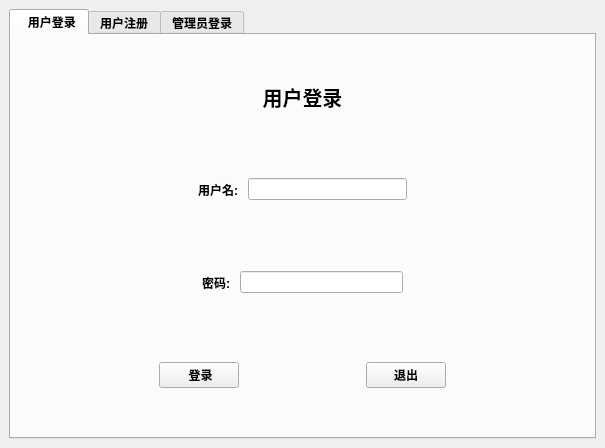
<?xml version="1.0" encoding="UTF-8"?>
<ui version="4.0">
 <class>LoginScene</class>
 <widget class="QMainWindow" name="LoginScene">
  <property name="geometry">
   <rect>
    <x>0</x>
    <y>0</y>
    <width>605</width>
    <height>448</height>
   </rect>
  </property>
  <property name="windowTitle">
   <string>LoginScene</string>
  </property>
  <widget class="QWidget" name="centralwidget">
   <layout class="QVBoxLayout" name="verticalLayout">
    <item>
     <widget class="QTabWidget" name="tabWidget">
      <property name="font">
       <font>
        <weight>75</weight>
        <bold>true</bold>
        <underline>false</underline>
       </font>
      </property>
      <property name="autoFillBackground">
       <bool>false</bool>
      </property>
      <property name="tabShape">
       <enum>QTabWidget::Rounded</enum>
      </property>
      <property name="currentIndex">
       <number>0</number>
      </property>
      <property name="iconSize">
       <size>
        <width>16</width>
        <height>16</height>
       </size>
      </property>
      <widget class="QWidget" name="tab">
       <attribute name="title">
        <string>  用户登录</string>
       </attribute>
       <layout class="QVBoxLayout" name="verticalLayout_2">
        <item>
         <widget class="QWidget" name="widget" native="true">
          <layout class="QVBoxLayout" name="verticalLayout_3">
           <item>
            <widget class="QLabel" name="label_6">
             <property name="font">
              <font>
               <family>仿宋</family>
               <pointsize>15</pointsize>
              </font>
             </property>
             <property name="text">
              <string>用户登录</string>
             </property>
             <property name="alignment">
              <set>Qt::AlignCenter</set>
             </property>
            </widget>
           </item>
           <item>
            <widget class="QWidget" name="widget_2" native="true">
             <layout class="QHBoxLayout" name="horizontalLayout_2">
              <item>
               <spacer name="horizontalSpacer_5">
                <property name="orientation">
                 <enum>Qt::Horizontal</enum>
                </property>
                <property name="sizeHint" stdset="0">
                 <size>
                  <width>40</width>
                  <height>20</height>
                 </size>
                </property>
               </spacer>
              </item>
              <item>
               <widget class="QLabel" name="label_username">
                <property name="text">
                 <string>用户名: </string>
                </property>
               </widget>
              </item>
              <item>
               <widget class="QLineEdit" name="lineEdit_username">
                <property name="clearButtonEnabled">
                 <bool>true</bool>
                </property>
               </widget>
              </item>
              <item>
               <spacer name="horizontalSpacer_6">
                <property name="orientation">
                 <enum>Qt::Horizontal</enum>
                </property>
                <property name="sizeHint" stdset="0">
                 <size>
                  <width>40</width>
                  <height>20</height>
                 </size>
                </property>
               </spacer>
              </item>
             </layout>
            </widget>
           </item>
           <item>
            <widget class="QWidget" name="widget_4" native="true">
             <layout class="QHBoxLayout" name="horizontalLayout_3">
              <item>
               <spacer name="horizontalSpacer_4">
                <property name="orientation">
                 <enum>Qt::Horizontal</enum>
                </property>
                <property name="sizeHint" stdset="0">
                 <size>
                  <width>40</width>
                  <height>20</height>
                 </size>
                </property>
               </spacer>
              </item>
              <item>
               <widget class="QLabel" name="label_userpwd">
                <property name="text">
                 <string>密码: </string>
                </property>
               </widget>
              </item>
              <item>
               <widget class="QLineEdit" name="lineEdit_userpwd">
                <property name="echoMode">
                 <enum>QLineEdit::PasswordEchoOnEdit</enum>
                </property>
                <property name="cursorMoveStyle">
                 <enum>Qt::LogicalMoveStyle</enum>
                </property>
                <property name="clearButtonEnabled">
                 <bool>true</bool>
                </property>
               </widget>
              </item>
              <item>
               <spacer name="horizontalSpacer_7">
                <property name="orientation">
                 <enum>Qt::Horizontal</enum>
                </property>
                <property name="sizeHint" stdset="0">
                 <size>
                  <width>40</width>
                  <height>20</height>
                 </size>
                </property>
               </spacer>
              </item>
             </layout>
            </widget>
           </item>
           <item>
            <widget class="QWidget" name="widget_3" native="true">
             <layout class="QHBoxLayout" name="horizontalLayout">
              <item>
               <spacer name="horizontalSpacer_2">
                <property name="orientation">
                 <enum>Qt::Horizontal</enum>
                </property>
                <property name="sizeHint" stdset="0">
                 <size>
                  <width>40</width>
                  <height>20</height>
                 </size>
                </property>
               </spacer>
              </item>
              <item>
               <widget class="QPushButton" name="loginBtn_user">
                <property name="text">
                 <string> 登录</string>
                </property>
               </widget>
              </item>
              <item>
               <spacer name="horizontalSpacer">
                <property name="orientation">
                 <enum>Qt::Horizontal</enum>
                </property>
                <property name="sizeHint" stdset="0">
                 <size>
                  <width>40</width>
                  <height>20</height>
                 </size>
                </property>
               </spacer>
              </item>
              <item>
               <widget class="QPushButton" name="exitBtn_user">
                <property name="text">
                 <string>退出</string>
                </property>
               </widget>
              </item>
              <item>
               <spacer name="horizontalSpacer_3">
                <property name="orientation">
                 <enum>Qt::Horizontal</enum>
                </property>
                <property name="sizeHint" stdset="0">
                 <size>
                  <width>40</width>
                  <height>20</height>
                 </size>
                </property>
               </spacer>
              </item>
             </layout>
            </widget>
           </item>
          </layout>
         </widget>
        </item>
       </layout>
      </widget>
      <widget class="QWidget" name="tab_2">
       <attribute name="title">
        <string>用户注册</string>
       </attribute>
       <layout class="QVBoxLayout" name="verticalLayout_4">
        <item>
         <widget class="QLabel" name="label_5">
          <property name="font">
           <font>
            <family>仿宋</family>
            <pointsize>15</pointsize>
            <underline>false</underline>
           </font>
          </property>
          <property name="text">
           <string>用户注册</string>
          </property>
          <property name="alignment">
           <set>Qt::AlignCenter</set>
          </property>
         </widget>
        </item>
        <item>
         <widget class="QWidget" name="widget_6" native="true">
          <layout class="QGridLayout" name="gridLayout">
           <item row="0" column="1">
            <widget class="QLabel" name="label">
             <property name="text">
              <string>请输入用户名: </string>
             </property>
            </widget>
           </item>
           <item row="0" column="2">
            <widget class="QLineEdit" name="lineEdit_registName"/>
           </item>
           <item row="1" column="1">
            <widget class="QLabel" name="label_2">
             <property name="text">
              <string>请输入密码: </string>
             </property>
            </widget>
           </item>
           <item row="2" column="1">
            <widget class="QLabel" name="label_3">
             <property name="text">
              <string>电话号码:</string>
             </property>
            </widget>
           </item>
           <item row="2" column="0">
            <spacer name="horizontalSpacer_11">
             <property name="orientation">
              <enum>Qt::Horizontal</enum>
             </property>
             <property name="sizeHint" stdset="0">
              <size>
               <width>40</width>
               <height>20</height>
              </size>
             </property>
            </spacer>
           </item>
           <item row="3" column="1">
            <widget class="QLabel" name="label_4">
             <property name="text">
              <string>地址:</string>
             </property>
            </widget>
           </item>
           <item row="1" column="2">
            <widget class="QLineEdit" name="lineEdit_registPwd"/>
           </item>
           <item row="2" column="2">
            <widget class="QLineEdit" name="lineEdit_registPhoneNumber"/>
           </item>
           <item row="3" column="2">
            <widget class="QLineEdit" name="lineEdit_registAddress"/>
           </item>
           <item row="2" column="3">
            <spacer name="horizontalSpacer_12">
             <property name="orientation">
              <enum>Qt::Horizontal</enum>
             </property>
             <property name="sizeHint" stdset="0">
              <size>
               <width>40</width>
               <height>20</height>
              </size>
             </property>
            </spacer>
           </item>
          </layout>
         </widget>
        </item>
        <item>
         <widget class="QWidget" name="widget_7" native="true">
          <layout class="QHBoxLayout" name="horizontalLayout_4">
           <item>
            <spacer name="horizontalSpacer_9">
             <property name="orientation">
              <enum>Qt::Horizontal</enum>
             </property>
             <property name="sizeHint" stdset="0">
              <size>
               <width>40</width>
               <height>20</height>
              </size>
             </property>
            </spacer>
           </item>
           <item>
            <widget class="QPushButton" name="registBtn">
             <property name="text">
              <string>注册</string>
             </property>
            </widget>
           </item>
           <item>
            <spacer name="horizontalSpacer_8">
             <property name="orientation">
              <enum>Qt::Horizontal</enum>
             </property>
             <property name="sizeHint" stdset="0">
              <size>
               <width>40</width>
               <height>20</height>
              </size>
             </property>
            </spacer>
           </item>
           <item>
            <widget class="QPushButton" name="exitBtn_regist">
             <property name="text">
              <string>退出</string>
             </property>
            </widget>
           </item>
           <item>
            <spacer name="horizontalSpacer_10">
             <property name="orientation">
              <enum>Qt::Horizontal</enum>
             </property>
             <property name="sizeHint" stdset="0">
              <size>
               <width>40</width>
               <height>20</height>
              </size>
             </property>
            </spacer>
           </item>
          </layout>
         </widget>
        </item>
       </layout>
      </widget>
      <widget class="QWidget" name="tab_3">
       <attribute name="title">
        <string>管理员登录</string>
       </attribute>
       <layout class="QVBoxLayout" name="verticalLayout_5">
        <item>
         <widget class="QLabel" name="label_7">
          <property name="font">
           <font>
            <family>仿宋</family>
            <pointsize>15</pointsize>
           </font>
          </property>
          <property name="text">
           <string> 管理员登录</string>
          </property>
          <property name="alignment">
           <set>Qt::AlignCenter</set>
          </property>
         </widget>
        </item>
        <item>
         <widget class="QWidget" name="widget_5" native="true">
          <layout class="QGridLayout" name="gridLayout_2">
           <item row="0" column="2">
            <widget class="QLineEdit" name="lineEdit_adminName"/>
           </item>
           <item row="1" column="0">
            <spacer name="horizontalSpacer_16">
             <property name="orientation">
              <enum>Qt::Horizontal</enum>
             </property>
             <property name="sizeHint" stdset="0">
              <size>
               <width>40</width>
               <height>20</height>
              </size>
             </property>
            </spacer>
           </item>
           <item row="0" column="1">
            <widget class="QLabel" name="label_8">
             <property name="text">
              <string> 管理员账号: </string>
             </property>
            </widget>
           </item>
           <item row="1" column="1">
            <widget class="QLabel" name="label_9">
             <property name="text">
              <string>管理员密码: </string>
             </property>
            </widget>
           </item>
           <item row="1" column="2">
            <widget class="QLineEdit" name="lineEdit_adminPwd"/>
           </item>
           <item row="1" column="3">
            <spacer name="horizontalSpacer_17">
             <property name="orientation">
              <enum>Qt::Horizontal</enum>
             </property>
             <property name="sizeHint" stdset="0">
              <size>
               <width>40</width>
               <height>20</height>
              </size>
             </property>
            </spacer>
           </item>
          </layout>
         </widget>
        </item>
        <item>
         <widget class="QWidget" name="widget_8" native="true">
          <layout class="QHBoxLayout" name="horizontalLayout_5">
           <item>
            <spacer name="horizontalSpacer_13">
             <property name="orientation">
              <enum>Qt::Horizontal</enum>
             </property>
             <property name="sizeHint" stdset="0">
              <size>
               <width>40</width>
               <height>20</height>
              </size>
             </property>
            </spacer>
           </item>
           <item>
            <widget class="QPushButton" name="loginBtn_admin">
             <property name="text">
              <string>登录</string>
             </property>
            </widget>
           </item>
           <item>
            <spacer name="horizontalSpacer_15">
             <property name="orientation">
              <enum>Qt::Horizontal</enum>
             </property>
             <property name="sizeHint" stdset="0">
              <size>
               <width>40</width>
               <height>20</height>
              </size>
             </property>
            </spacer>
           </item>
           <item>
            <widget class="QPushButton" name="exitBtn_admin">
             <property name="text">
              <string>退出</string>
             </property>
            </widget>
           </item>
           <item>
            <spacer name="horizontalSpacer_14">
             <property name="orientation">
              <enum>Qt::Horizontal</enum>
             </property>
             <property name="sizeHint" stdset="0">
              <size>
               <width>40</width>
               <height>20</height>
              </size>
             </property>
            </spacer>
           </item>
          </layout>
         </widget>
        </item>
       </layout>
      </widget>
     </widget>
    </item>
   </layout>
  </widget>
  <action name="actionFullScreen">
   <property name="text">
    <string>   全屏</string>
   </property>
  </action>
  <action name="actionexit">
   <property name="text">
    <string> 退出</string>
   </property>
  </action>
 </widget>
 <resources/>
 <connections/>
</ui>
